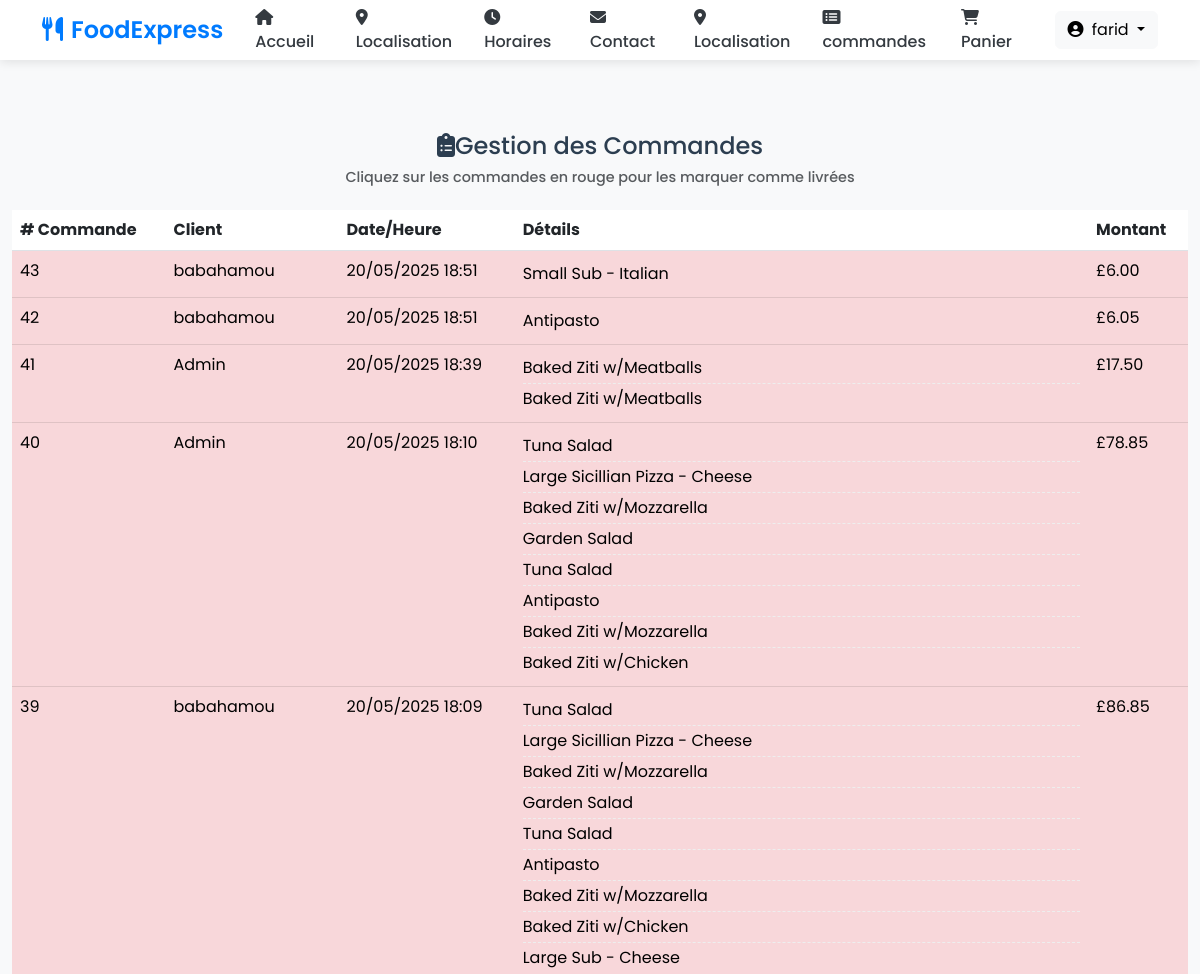
Page /view-orders (signed in, upper part) on the earlier database version.
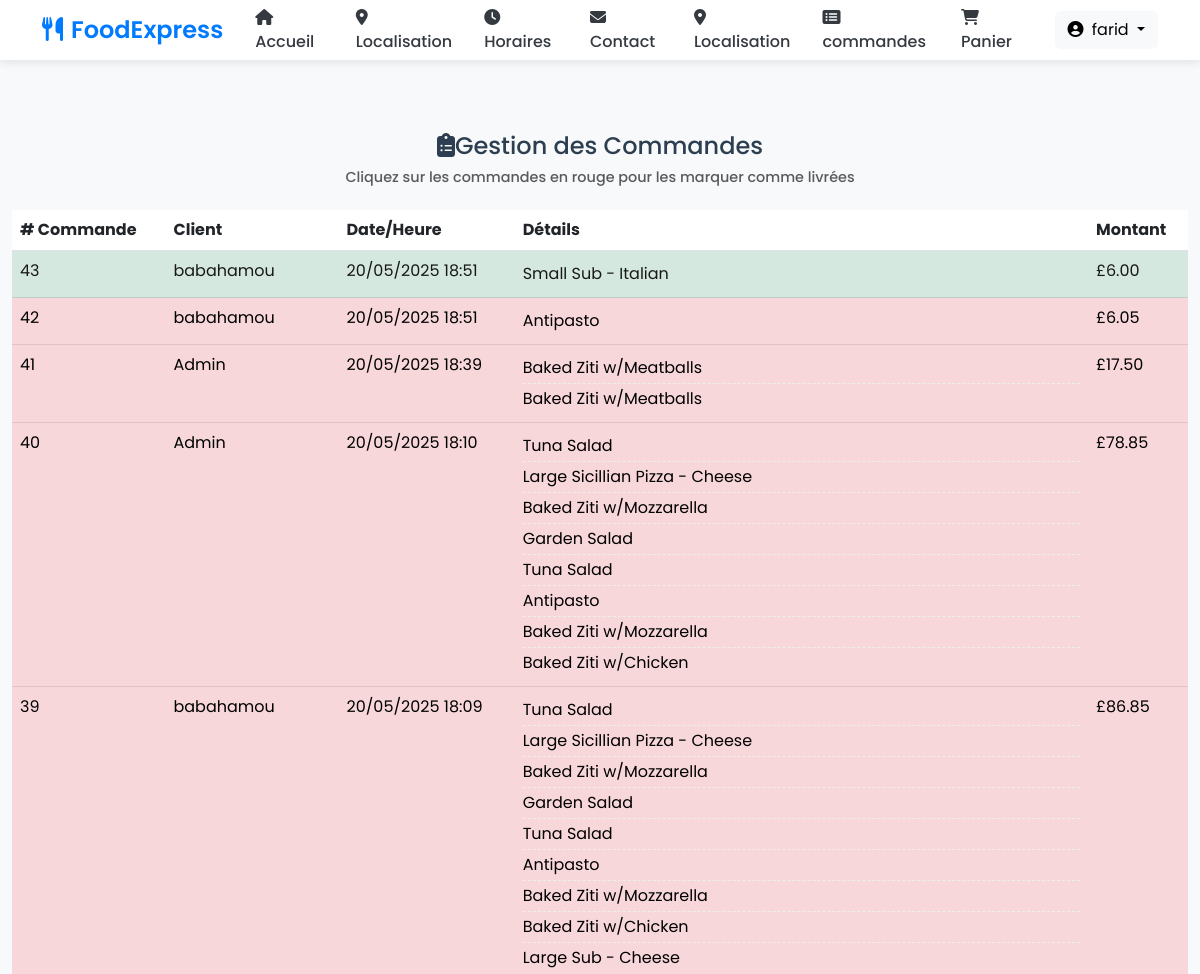
Same page on the later database version.
### orders/views.py (the view)
# urls.py: path("view-orders", views.view_orders, name="view_orders"),
def view_orders(request):
    if request.user.is_superuser:
        rows = UserOrder.objects.all().order_by('-time_of_order')
        return render(request, "orders/orders.html", context = {"rows":rows})
    else:
        rows = UserOrder.objects.all().filter(username = request.user.username).order_by('-time_of_order')
        return render(request, "orders/orders.html", context = {"rows":rows})

### orders/templatetags/custom_tags.py (called while the page is built)
@register.filter(name="format_cart")
def format_cart(value):
    return value[1:-1].split(",")

@register.filter(name="format_cart_item")
def format_cart_item(value):
    return value.replace("'","")

### orders/templates/orders/orders.html (shortened to what this page needs)
{% extends 'orders/header.html' %}
{% load custom_tags %}
{% block content %}
    <div class="container-fluid">
        <div class="row justify-content-center  mt-5 pt-4">
            {% if user.is_superuser %}
                <h4 class="text-center mb-4">
                    <i class="fas fa-clipboard-list mr-2"></i>Gestion des Commandes
                    <small class="d-block text-muted mt-2">Cliquez sur les commandes en rouge pour les marquer comme livrées</small>
                </h4>
            {% else %}
                <h4 class="text-center mb-4">
                    <i class="fas fa-history mr-2"></i>Commandes de : {{user.get_username}}
                </h4>
            {% endif %}
            <div class="col-12">
                <div class="table-responsive">
                    <table class="table table-hover">
                        <thead class="thead-light">
                        <tr>
                            <th scope="col"># Commande</th>
                            <th scope="col">Client</th>
                            <th scope="col">Date/Heure</th>
                            <th scope="col">Détails</th>
                            <th scope="col">Montant</th>
                        </tr>
                        </thead>
                        <tbody id="orders_table">
                        {% for row in rows %}
                            <tr class="{% if row.delivered %}table-success{% else %}table-danger mark-as-complete{% endif %}"
                                {% if user.is_superuser and not row.delivered %}onclick="markAsDelivered({{row.id}})"{% endif %}>
                                <td>{{row.id}}</td>
                                <td>{{row.username}}</td>
                                <td>{{row.time_of_order|date:"d/m/Y H:i"}}</td>
                                <td>
                                    <ul class="list-unstyled mb-0">
                                        {% for item in row.order|format_cart %}
                                            <li>{{item|format_cart_item}}</li>
                                        {% endfor %}
                                    </ul>
                                </td>
                                <td>£{{row.price}}</td>
                            </tr>
                        {% endfor %}
                        </tbody>
                    </table>
                </div>
            </div>
        </div>
    </div>
{% endblock %}

Differences in the rows shown:
changed UserOrder id 43: delivered False → True (drawn)
